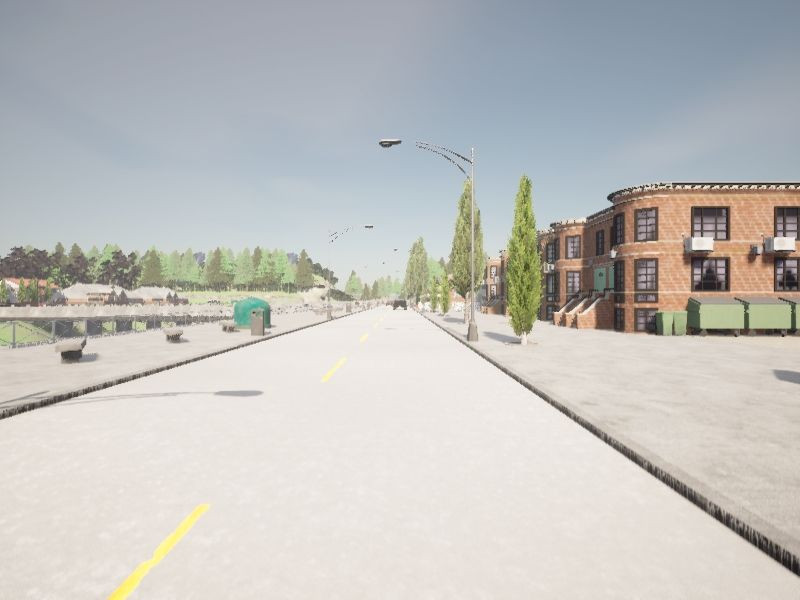
#> input picture runs_aesop/frames/t1_nominal_01/000000.jpg, 800 x 600 px
$ python -i record.py   (imports and definitions only)   (older library calls are emulated)
#> lines starting #> are read from the running program, lines starting #| are printed output that depends on the picture
#> (reads mvp_recreate/config.json from the repository)
#> further down, picture is the input picture: shape (600, 800, 3); mean B, G, R 189.4, 192.2, 192.7
"""Record the snapshots (sim.plans) with CARLA (running on 127.0.0.1:2000), then the droplet frames.

    .venv/bin/python mvp_recreate/record.py                  # every missing observation
    .venv/bin/python mvp_recreate/record.py --force          # re-record everything
    .venv/bin/python mvp_recreate/record.py --derived-only   # only rebuild the droplet frame (no CARLA)

Per observation, data/<dataset>/<group>/: frames/<idx>.jpg and states/<idx>.json:
  plan        the FramePlan
  history     `history` states, oldest first, each {tick, ego, others}. The ego is parked; the one other agent's states
              assume constant velocity with the heading along its path (the cyclist: along its route at its speed;
              the pedestrian: back from its actual pose at the frame along its heading). On the last state: px
              (instance pixels), pred (predicate), box (2D pixel box of its instance mask)
  agents      id -> {type (cyclist / pedestrian), obj (the semantic object phrase), bp, bb (bounding box extent xyz +
              centre offset xyz, actor frame)}
  concepts    "<obj> <pred>" of every agent with >= visible_px pixels on the frame
  shift       whether the observation is an anomaly
Each droplet frame copies its nominal source's states (so its physics and semantic inputs are identical) and blurs
irregular, asymmetric blobs of the image (like water drops on the lens) over its most detailed spots (they may cover the agent).
"""
from __future__ import annotations

import argparse
import json
import math
import queue
import shutil
import sys
from pathlib import Path

import cv2
import numpy as np

HERE = Path(__file__).resolve().parent
sys.path.insert(0, str(HERE))
import carla  # noqa: E402

import sim as S  # noqa: E402
from cfg import DATA  # noqa: E402


def out_dir(cache: str, group: str) -> Path:
    return DATA / cache / group


def done(p: S.FramePlan) -> bool:
    d = out_dir(p.cache, p.group)
    return (d / "states" / f"{p.idx:04d}.json").exists() and (d / "frames" / f"{p.idx:04d}.jpg").exists()


# [6 lines left out: function write, not called in this run]


class Recorder:
    # [248 lines left out: functions __init__, _clear, close, _kinematic, _camera, _frame and 3 more, not called in this run]


def blob_mask(h: int, w: int, cx: float, cy: float, r: float, rng: np.random.RandomState) -> np.ndarray:
    """(h, w) soft mask of an irregular blob: a circle of radius r whose outline wobbles (harmonics 2-5), stretched along
    a random axis, with a feathered edge."""
    yy, xx = np.mgrid[0:h, 0:w].astype(np.float32)
    rot = rng.uniform(0, np.pi)
    u, v = (xx - cx) * np.cos(rot) + (yy - cy) * np.sin(rot), -(xx - cx) * np.sin(rot) + (yy - cy) * np.cos(rot)
    stretch = rng.uniform(1.3, 1.7)
    u, v = u / stretch, v / (1.0 / stretch ** 0.5)
    ang, dist = np.arctan2(v, u), np.hypot(u, v)
    edge = np.full_like(ang, r / stretch ** 0.25)
    for k in range(2, 6):
        edge *= 1 + rng.uniform(0.06, 0.16) * np.cos(k * ang + rng.uniform(0, 2 * np.pi))
    feather = 0.25 * r
    return np.clip((edge - dist) / feather + 0.5, 0, 1).astype(np.float32)


def place_blobs(img: np.ndarray) -> list[dict]:
    """len(radii_px) irregular blobs placed one by one over the most detailed spots of the image (edges: stripes, curbs,
    the horizon, the agent), each fully inside the image and clear of the earlier blobs (centres >= (r_a + r_b) * min_sep
    apart); blob k has seed + k. [{cx, cy, r, seed}]"""
    h, w = img.shape[:2]
#> h = 600; w = 800
    D = S.DROPLET
    detail = np.abs(cv2.Laplacian(cv2.cvtColor(img, cv2.COLOR_BGR2GRAY).astype(np.float32), cv2.CV_32F, ksize=3))
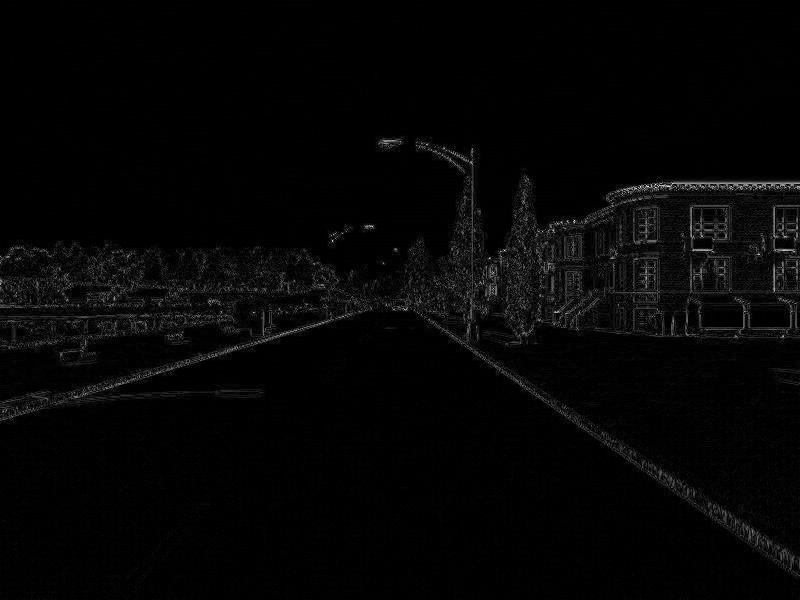
#> detail: shape (600, 800) float32; min 0, max 1020, mean 22.3; drawn with min black and max white
    detail = cv2.GaussianBlur(detail, (0, 0), 3)            # suppress pixel noise: count structure (stripes, curbs, edges)
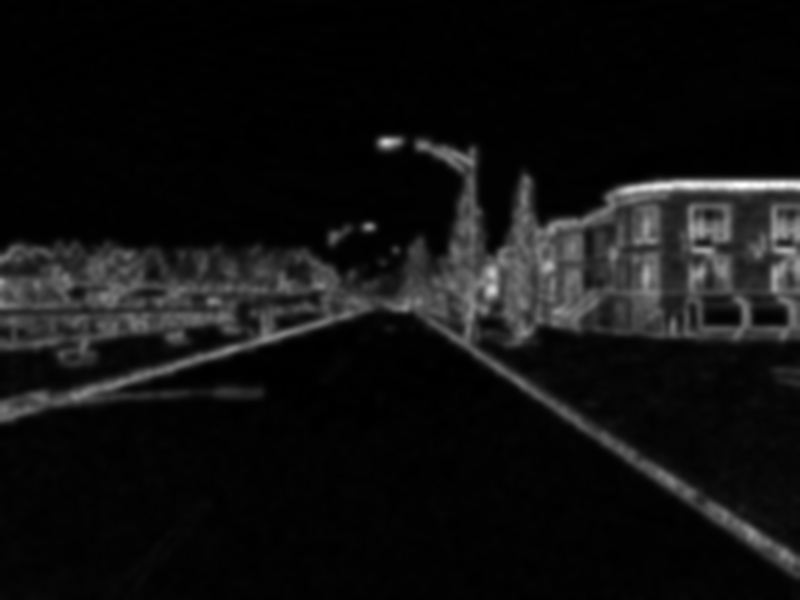
#> detail: shape (600, 800) float32; min 0.0195, max 319, mean 22.3; drawn with min black and max white
    drops = []
    for k, r in enumerate(D["radii_px"]):
        seed = D["seed"] + k
        shape = blob_mask(h, w, w / 2, h / 2, r, np.random.RandomState(seed))           # this blob at the image centre
        ys, xs = np.nonzero(shape > 0.01)
        hx, hy = int(max(w / 2 - xs.min(), xs.max() - w / 2)) + 2, int(max(h / 2 - ys.min(), ys.max() - h / 2)) + 2
        best = None
        for cx in range(hx, w - hx, 10):                     # fully inside the image
            for cy in range(hy, h - hy, 10):
                if any(math.hypot(cx - d["cx"], cy - d["cy"]) < (r + d["r"]) * D["min_sep"] for d in drops):
                    continue                                 # clear of the earlier blobs
                sc = float(detail[cy - hy:cy + hy, cx - hx:cx + hx].sum())
                if best is None or sc > best[0]:
                    best = (sc, cx, cy)
        _, cx, cy = best
        drops.append({"cx": cx, "cy": cy, "r": r, "seed": seed})
#> after the loop, drops = 3 items
    return drops


# [71 lines left out: functions make_droplet, write_geometry, main, not called in this run]


# [2 lines not run here, left out]

>>> import cv2
>>> picture = cv2.imread('../runs_aesop/frames/t1_nominal_01/000000.jpg')
>>> result = place_blobs(picture)
#> result = 3 items
